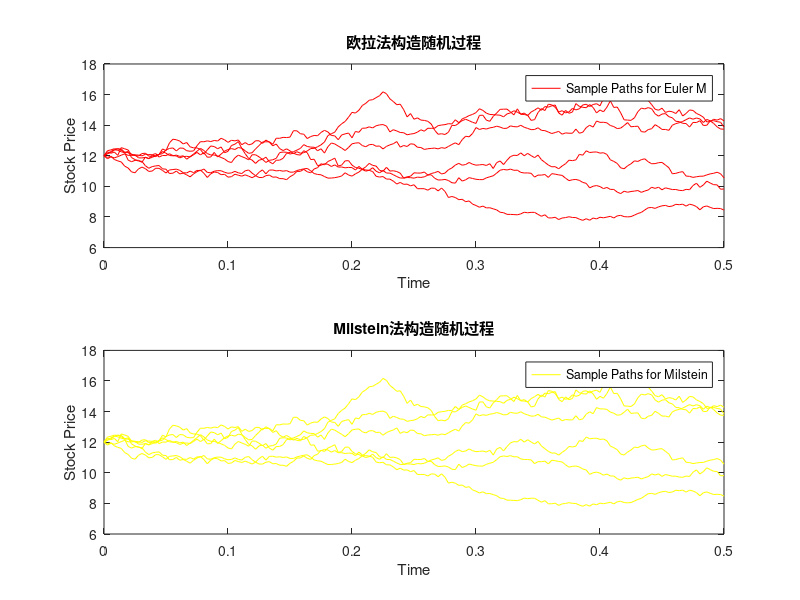
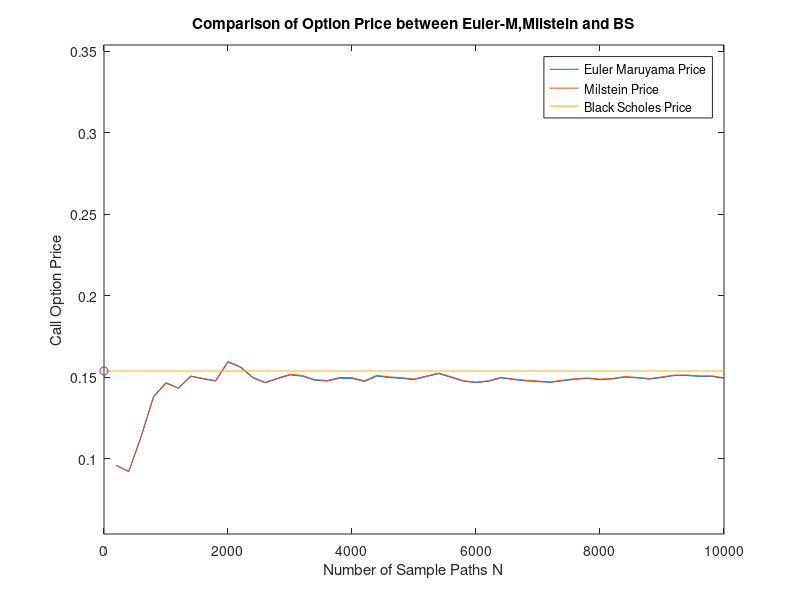

These figures' MATLAB source, in order:
% Simulation 01
% author:Wei-Jian Huang uid:221081203010

rng('default')
mu = 0.05;          % 涨幅
sigma = 0.25;        % 波动率
S0 = 12;            % 起始价格
K = 15;             % 行使日价格
N = 10000;          % N条随机过程
M = 180;            % 观测点数
T = 0.5;              % 时间段
dt = T/M;           % 间隔时间
dW = randn(M,N);    % 标准正态分布
delta = [0:dt:0.5];  % 时间点
Seuler = zeros(M,N); % 欧拉法构造随机过程
Smilstein=zeros(M,N); % milstein构造随机过程
Seuler(1,:) = S0;       
Smilstein(1,:)=S0;
increment = 200; 

%% 构建随机过程
for i = 1:M
    %Euler Maruyama
    Seuler(i+1,:) = Seuler(i,:) + mu.*Seuler(i,:).*dt + sigma.*Seuler(i,:).*dW(i,:).*sqrt(dt); 
    %Milstein
    Smilstein(i+1,:) = Smilstein(i,:) + mu.*Smilstein(i,:).*dt - 0.5.*Smilstein(i,:)*((sigma)^2).*dt+ sigma.*Smilstein(i,:).*dW(i,:).*sqrt(dt) +0.5.*Smilstein(i,:).*((sigma)^2.*(dW(i,:).*sqrt(dt)).^2); %Milstein Scheme
end

%% 各取5个路径
figure;
subplot(2,1,1);
plot(delta, Seuler(:,1), 'r-',delta, Seuler(:,2), 'r-',delta, Seuler(:,3), 'r-',delta,Seuler(:,4),'r-',delta,Seuler(:,5), 'r-', delta,Seuler(:,6),'r-')
legend('Sample Paths for Euler M')
xlabel('Time')
ylabel('Stock Price')
title('欧拉法构造随机过程')

subplot(2,1,2);
plot(delta, Smilstein(:,1), 'y-',delta, Smilstein(:,2), 'y-',delta, Smilstein(:,3), 'y-',delta,Smilstein(:,4),'y-',delta,Smilstein(:,5), 'y-', delta,Smilstein(:,6),'y-')
legend('Sample Paths for Milstein')
xlabel('Time')
ylabel('Stock Price')
title('Milstein法构造随机过程')

%% 计算解析解和数值解的误差
Optioneuler = zeros(N/increment,1); %  期权价格的样本集合（euler）
Optionmilstein = zeros(N/increment,1); %  期权价格的样本集合（milstein）
Paths1 = zeros(N/increment,1); %  samples  of euler
Paths2 = zeros(N/increment,1); %   samples of milstein
for j = increment:increment:N
    eulerstock = Seuler(end,1:j)'; %  euler估计的股票价格
    milsteinstock = Smilstein(end,1:j)'; % milstein估计的股票价格
    Optioneuler(j/increment) = mean(max(eulerstock - K,0)); % 每j条估计路径的平均值
    Optionmilstein(j/increment) = mean(max(milsteinstock - K,0)); % 每j条估计路径的平均值
    Paths1(j/increment) = j; 
    Paths2(j/increment) = j;
end

% Black-Scholes的解析解
d1 = (log(S0/K) + (mu + 0.5*sigma^2)*T)/(sigma*sqrt(T)); 
d2 = d1 - sigma*sqrt(T);
N1 = 0.5*(1+erf(d1/sqrt(2)));
N2 = 0.5*(1+erf(d2/sqrt(2)));
C = S0*N1-K*exp(-mu*T)*N2;
g=length(Paths1);
C1=zeros(g+1,1);
C1(:,:)=C;

figure;
plot(Paths1,Optioneuler,Paths2,Optionmilstein,[0; Paths1],C1)
hold on
plot(0,C, '-o')
ylim([C-0.1 C+0.2]);
xlabel('Number of Sample Paths N')
ylabel('Call Option Price')
legend('Euler Maruyama Price','Milstein Price','Black Scholes Price')
title('Comparison of Option Price between Euler-M,Milstein and BS')

